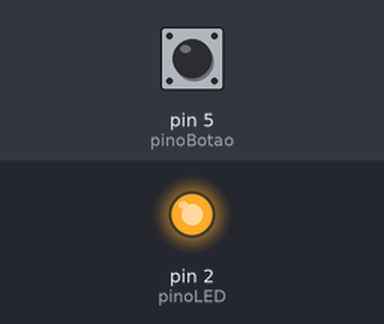
Recording of a sketch running on a simulated Arduino Uno, built with avr-gcc and run on an emulated ATmega328P. Shown: output pins drawn as LEDs (lit = HIGH). The test bench sets the inputs (shaded band); at power-on: pin 5 (pinoBotao) HIGH.

Above: at 1.2 s.
1.3 s: pin 5 (pinoBotao) pulled LOW for 0.15 s
At 1.37 s:
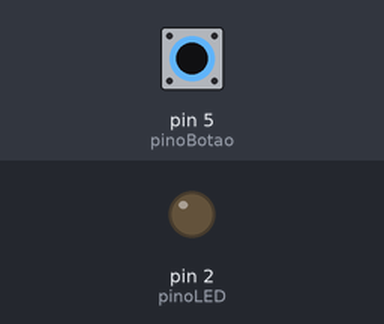
2.9 s: pin 5 (pinoBotao) pulled LOW for 3.2 s
At 7.4 s:
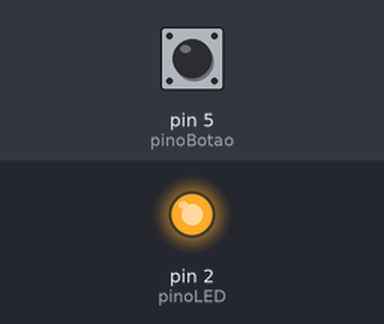
Timing chart, 0 to 8.9 s (numbered marks = the images above; inputs shaded):
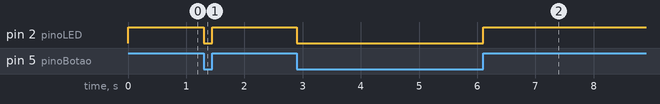

The sketch:

d-bonus-botao-logica-invertida.ino
```cpp
// ─────────────────────────────────────────────
// 02 · Botão + LED — bônus resolvido
// ─────────────────────────────────────────────
// Lógica invertida: LED fica sempre aceso.
// Ao apertar o botão, o LED apaga.

int pinoBotao = 5;
int pinoLED = 2;

void setup() {
  pinMode(pinoBotao, INPUT_PULLUP);
  pinMode(pinoLED,   OUTPUT);
}

void loop() {
  int botao = digitalRead(pinoBotao);

  if (botao == LOW) {
    digitalWrite(pinoLED, LOW);   // apaga quando aperta
  } else {
    digitalWrite(pinoLED, HIGH);  // aceso o tempo todo
  }
}
```

Measured:
- after the input at 1.3 s, pin 2 (pinoLED): HIGH → LOW at once, → HIGH 0.15 s later
- after the input at 2.9 s, pin 2 (pinoLED): HIGH → LOW at once, → HIGH 3.2 s later
